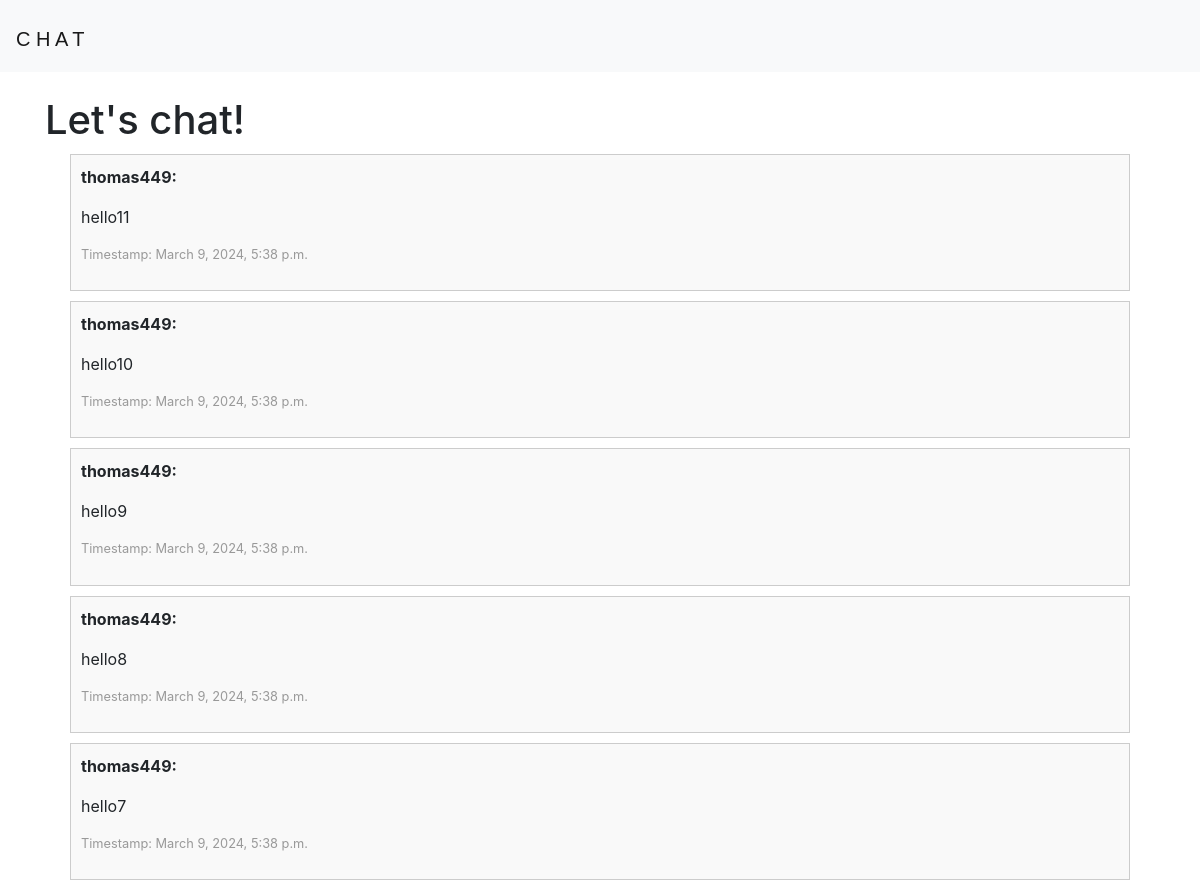
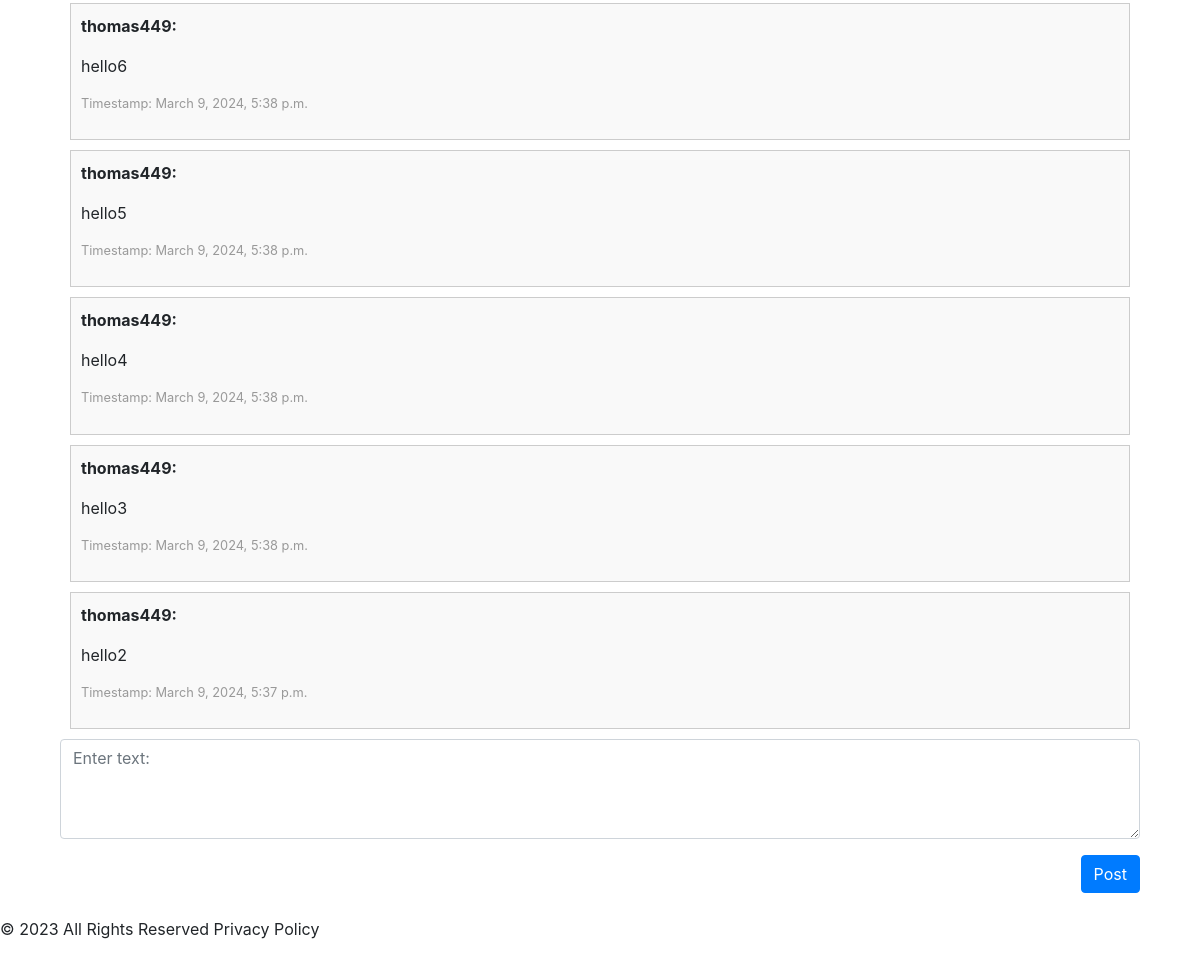
The page /chat/ (signed in) on the database its author committed (2 pictures, top to bottom).
### chat/models.py (models this page shows, shortened)
class ChatMessage(models.Model):
    user = models.ForeignKey(CustomUser , on_delete=models.CASCADE)
    message = models.TextField()
    timestamp = models.DateTimeField(auto_now_add=True)

### accounts/models.py (models this page shows, shortened)
class CustomUser(AbstractUser):
    is_teacher = models.BooleanField('is_teacher' , default=False)
    is_student = models.BooleanField('is_student' , default=False)
    image = models.ImageField(upload_to='user_profile_pics/', blank=True , null=True)
    email = models.EmailField(max_length=30, blank=False, null=False, unique=True)
    is_email_verified = models.BooleanField(default=False)
    email_verification_token = models.CharField(max_length=200 ,blank=True, null=True)

### chat/views.py (the view)
# urls.py: path("chat/", chat_box_view, name="chat_box_view"),
@login_required
def chat_box_view(request):
    messages = ChatMessage.objects.all().order_by('-timestamp')[:10] #Fetch the lastest 30 message
    return render(request, "chat/chat.html" , {'messages':messages})

### chat/templates/chat/chat.html (shortened to what this page needs)
{% extends 'chat/layout.html' %}
{% block body %}
<h1>Let's chat!</h1>
<div class="container">
    <div class="content">
<div id="messages">
    {% for message in messages %}
    <div class="message">
        <p class="message-user">{{ message.user.username }}:</p>
        <p class="message-content">{{ message.message }}</p>
        <p class="message-timestamp">Timestamp: {{ message.timestamp }}</p>
    </div>
    {% endfor %}
</div>
<form id="form">
    <div class="form-group">
      <textarea style="height: 100px;" id="new-post" class="form-control" name="message" placeholder="Enter text: " required></textarea>
    </div>
    <div class="text-right">
      <button id="post-btn" type="submit" class="btn btn-primary">Post</button>
    </div>
</form>
</div>
</div>
{% endblock %}

### chat/templates/chat/layout.html (shortened to what this page needs)
{% load static %}
<!DOCTYPE html>
<html>
<head>
    <link rel="stylesheet" href="https://maxcdn.bootstrapcdn.com/bootstrap/4.5.2/css/bootstrap.min.css">
</head>
<body>
  <nav class="navbar navbar-expand-lg navbar-light bg-light">
    <h1 style="text-decoration: solid; font-family:Verdana, Geneva, Tahoma, sans-serif;"><a class="navbar-brand" href="{% url 'chat:chat_box_view' %}">C H A T</a></h1>
</nav>
<div class="container mt-4">
  {% block body %}
  {% endblock %}
</div>
    {% include "footer.html" %}
</body>
</html>

### templates/footer.html
{% load static %}
<footer class="page-foot">
    <div class="upper-header-tagline text-left py-4">
        <p>© 2023 All Rights Reserved Privacy Policy</p>
      </div>
</footer>

### chat/templates/chat/chat.html (style rules this page uses)
.message { margin: 10px; padding: 10px; border: 1px solid #ccc; background-color: #f9f9f9; }
.message-user { font-weight: bold; }
.message-timestamp { font-size: 0.8em; color: #999; }

### rows shown on the page
ChatMessage: user.username "thomas449", message "hello11", timestamp "March 9, 2024, 5:38 p.m."
ChatMessage: user.username "thomas449", message "hello10", timestamp "March 9, 2024, 5:38 p.m."
ChatMessage: user.username "thomas449", message "hello9", timestamp "March 9, 2024, 5:38 p.m."
ChatMessage: user.username "thomas449", message "hello8", timestamp "March 9, 2024, 5:38 p.m."
ChatMessage: user.username "thomas449", message "hello7", timestamp "March 9, 2024, 5:38 p.m."
ChatMessage: user.username "thomas449", message "hello6", timestamp "March 9, 2024, 5:38 p.m."
ChatMessage: user.username "thomas449", message "hello5", timestamp "March 9, 2024, 5:38 p.m."
ChatMessage: user.username "thomas449", message "hello4", timestamp "March 9, 2024, 5:38 p.m."
ChatMessage: user.username "thomas449", message "hello3", timestamp "March 9, 2024, 5:38 p.m."
ChatMessage: user.username "thomas449", message "hello2", timestamp "March 9, 2024, 5:37 p.m."
